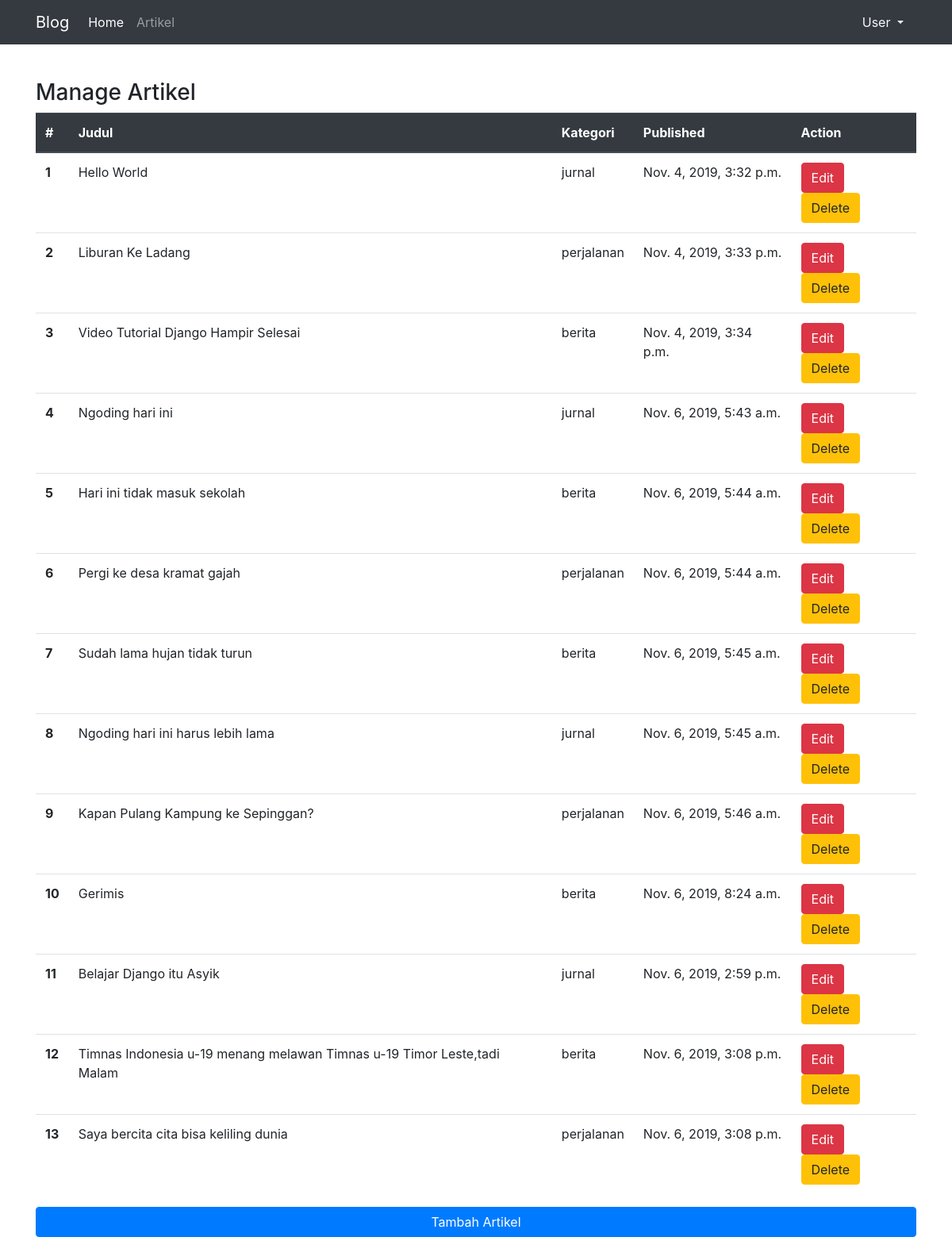
Screenshot of /artikel/manage/ with the database file from the repository.
### artikel/models.py (models this page shows, shortened)
class Artikel(models.Model):
	judul 		= models.CharField(max_length=255)
	isi   		= models.TextField()
	kategori 	= models.CharField(max_length=255)
	published 	= models.DateTimeField(auto_now_add=True)
	updated 	= models.DateTimeField(auto_now=True)
	slug 		= models.SlugField(blank=True,editable=False)

### artikel/views.py (the view)
class ArtikelManageView(ListView):
	model = Artikel
	template_name = "artikel/artikel_manage.html"
	context_object_name = 'artikel_list'

### artikel/templates/artikel/artikel_manage.html (shortened to what this page needs)
{% extends "base.html" %}
{% block contents %}
	<h3>Manage Artikel</h3>
<table class="table">
  <thead class="thead-dark">
    <tr>
      <th scope="col">#</th>
      <th scope="col">Judul</th>
      <th scope="col">Kategori</th>
      <th scope="col">Published</th>
      <th scope="col">Action</th>
    </tr>
  </thead>
  <tbody>
   	{% for  artikel in artikel_list %}
	    <tr>
	      <th scope="row">{{forloop.counter}}</th>
	      <td>{{artikel.judul}}</td>
	      <td>{{artikel.kategori}}</td>
	      <td>{{artikel.published}}</td>
	      <td>
	      <a class="btn btn-danger" href="{% url 'artikel:update' artikel.id %}">Edit</a>
				<a class="btn btn-warning" href="{% url 'artikel:delete' artikel.id %}">Delete</a>
	      </td>
	    </tr>
    {% endfor %}
  </tbody>
</table>
<a href="{% url 'artikel:create' %}"><button type="button" class="btn btn-primary btn-block" class="table mt-4">Tambah Artikel</button></a>
{% endblock contents %}

### templates/base.html (shortened to what this page needs)
{% load static %}
<!DOCTYPE html>
<html>
<head>
	{% include "snippets/style.html" %}
</head>
<body>
	{% include "snippets/navbar.html" %}
	<div class="container" style="margin-top:100px">
	{% block contents %}
	{% endblock contents %}
	</div>
</body>
</html>

### templates/snippets/style.html
{% load static %}
<link rel="stylesheet" type="text/css" href="{% static 'vendor/bootstrap/css/bootstrap.min.css' %}">

### templates/snippets/navbar.html (shortened to what this page needs)
<nav class="navbar navbar-expand-lg fixed-top navbar-dark bg-dark">
	<div class="container">
		<a class="navbar-brand" href="#">Blog</a>
		<div class="collapse navbar-collapse" id="navbarNavDropdown">
		<ul class="navbar-nav">
		 <li class="nav-item active">
		        <a class="nav-link" href="{% url 'home' %}">Home</a>
		</li>
		<li class="nav-item">
		        <a class="nav-link" href="{% url 'artikel:list' 1%}"
		        >Artikel</a>
		</li>
			    </ul>
		</div>
			  	<div class="nav-item dropdown ml-auto">
		        <a class="nav-link dropdown-toggle text-light" href="#" id="navbarDropdownMenuLink" role="button" data-toggle="dropdown" aria-haspopup="true" aria-expanded="false">
		          User
		        </a>
			      </div>
  	</div>
</nav>

### templates/snippets/scripts.html (shortened to what this page needs)
{% load static %}

### rows the page displays
Artikel: judul "Hello World", kategori "jurnal", published "Nov. 4, 2019, 3:32 p.m."
Artikel: judul "Liburan Ke Ladang", kategori "perjalanan", published "Nov. 4, 2019, 3:33 p.m."
Artikel: judul "Video Tutorial Django Hampir Selesai", kategori "berita", published "Nov. 4, 2019, 3:34 p.m."
Artikel: judul "Ngoding hari ini", kategori "jurnal", published "Nov. 6, 2019, 5:43 a.m."
Artikel: judul "Hari ini tidak masuk sekolah", kategori "berita", published "Nov. 6, 2019, 5:44 a.m."
Artikel: judul "Pergi ke desa kramat gajah", kategori "perjalanan", published "Nov. 6, 2019, 5:44 a.m."
Artikel: judul "Sudah lama hujan tidak turun", kategori "berita", published "Nov. 6, 2019, 5:45 a.m."
Artikel: judul "Ngoding hari ini harus lebih lama", kategori "jurnal", published "Nov. 6, 2019, 5:45 a.m."
Artikel: judul "Kapan Pulang Kampung ke Sepinggan?", kategori "perjalanan", published "Nov. 6, 2019, 5:46 a.m."
Artikel: judul "Gerimis", kategori "berita", published "Nov. 6, 2019, 8:24 a.m."
Artikel: judul "Belajar Django itu Asyik", kategori "jurnal", published "Nov. 6, 2019, 2:59 p.m."
Artikel: judul "Timnas Indonesia u-19 menang melawan Timnas u-19 Timor Leste,tadi Malam", kategori "berita", published "Nov. 6, 2019, 3:08 p.m."
Artikel: judul "Saya bercita cita bisa keliling dunia", kategori "perjalanan", published "Nov. 6, 2019, 3:08 p.m."
